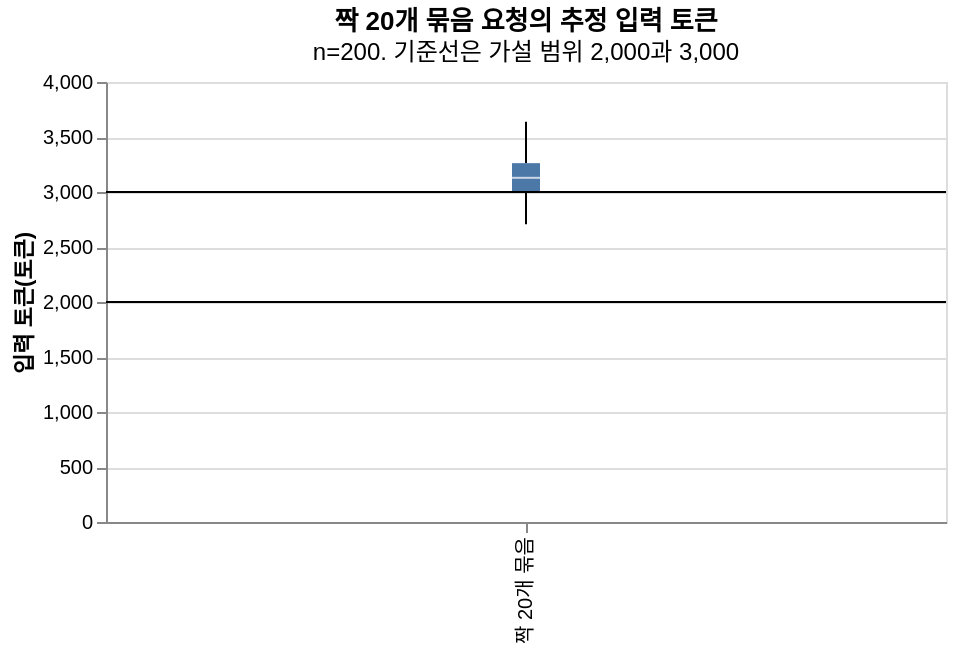

Vega-Lite specification stored for this chart:
### Vega-Lite specification from a JSON file in a GitHub repository (floating-point values rounded to 4 significant figures; data arrays with more than 128 entries replaced by an {"elided": "..."} marker saying what was removed)
{"$schema": "https://vega.github.io/schema/vega-lite/v5.json", "title": {"text": "짝 20개 묶음 요청의 추정 입력 토큰", "subtitle": "n=200. 기준선은 가설 범위 2,000과 3,000"}, "width": 420, "height": 220, "layer": [{"data": {"values": {"elided": "200 records"}}, "mark": "boxplot", "encoding": {"x": {"field": "batch", "type": "nominal", "title": null}, "y": {"field": "tokens", "type": "quantitative", "title": "입력 토큰(토큰)", "scale": {"zero": true}}}}, {"data": {"values": [{"threshold": 2000}, {"threshold": 3000}]}, "mark": "rule", "encoding": {"y": {"field": "threshold", "type": "quantitative"}}}]}
